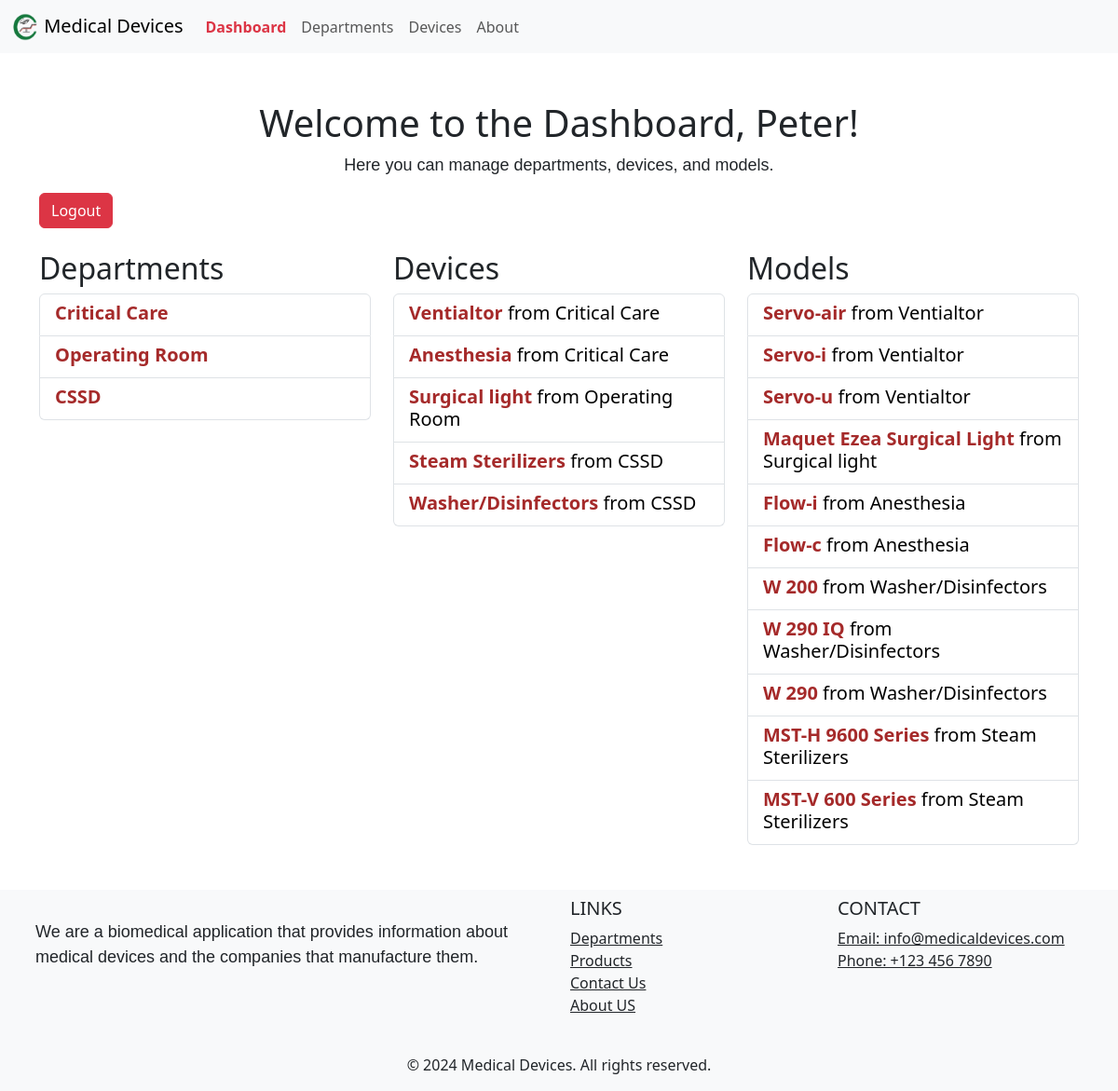
The page /dashboard (signed in) on the database as committed earlier.
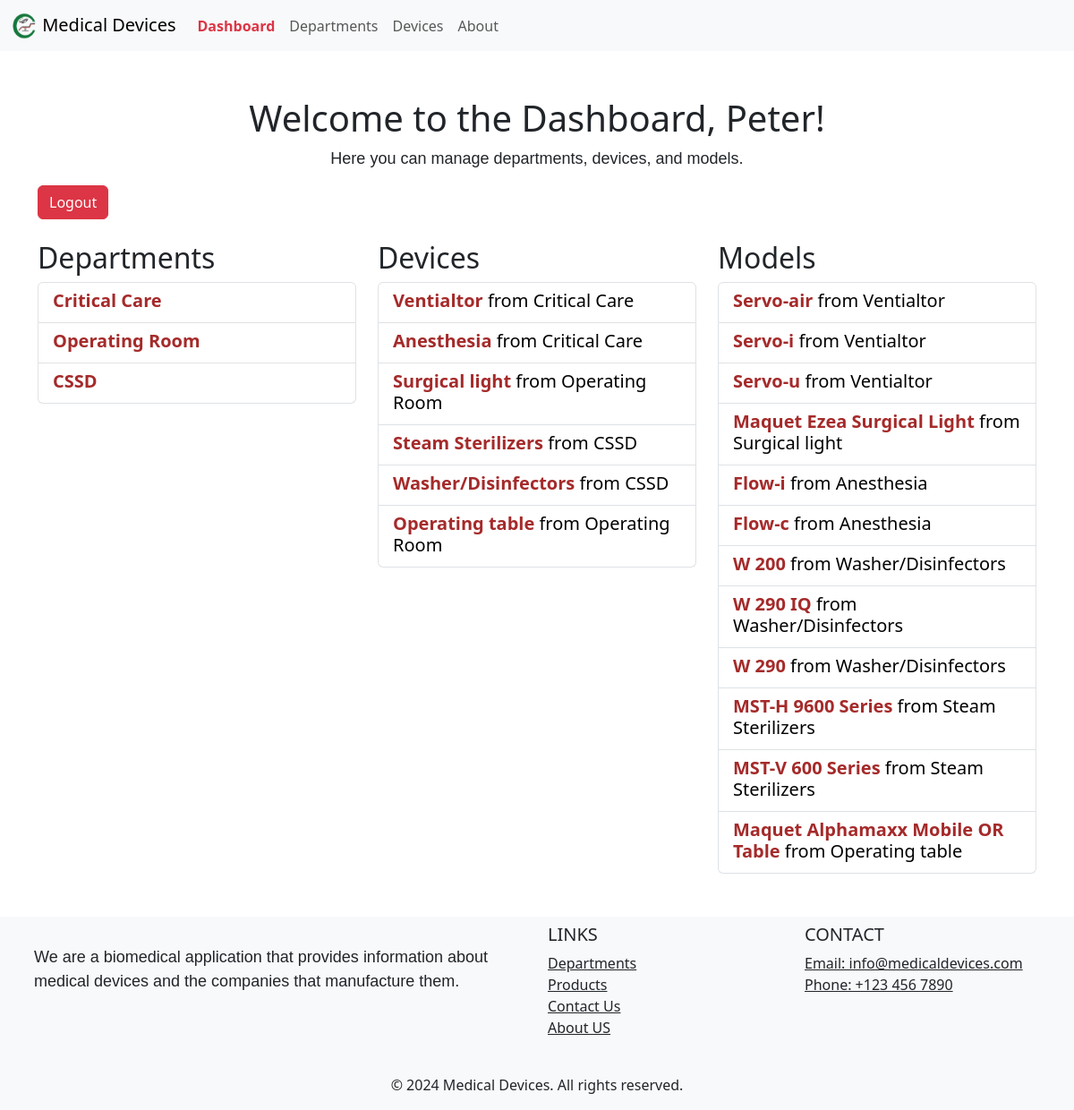
The same page on the database as committed later.
### app.py (models this page shows, shortened)
class Department(db.Model):
	id = db.Column(db.Integer, primary_key=True)
	department_name = db.Column(db.String(100), nullable=False)
	description = db.Column(db.Text, nullable=False)  # New field for department description
	devices = db.relationship('Device', backref='department', lazy=True)

class Device(db.Model):
	id = db.Column(db.Integer, primary_key=True)
	device_name = db.Column(db.String(100), nullable=False)
	description = db.Column(db.Text, nullable=False)  # New field for device description
	department_id = db.Column(db.Integer, db.ForeignKey('department.id'))
	models = db.relationship('Model', backref='device', lazy=True)

class Model(db.Model):
	id = db.Column(db.Integer, primary_key=True)
	model_name = db.Column(db.String(100), nullable=False)
	description = db.Column(db.Text, nullable=False)  # New field for model description
	image_filename = db.Column(db.String(100), nullable=False, default='logo2.png')
	device_id = db.Column(db.Integer, db.ForeignKey('device.id'))

### app.py (the view)
@app.route('/dashboard')
@login_required
def dashboard():
    departments = Department.query.all()  # Fetch all departments
    devices = Device.query.all()          # Fetch all devices
    models = Model.query.all()            # Fetch all models
    return render_template('dashboard.html', departments=departments, devices=devices, models=models)

### app.py (called while the page is built)
@login_manager.user_loader
def load_user(user_id):
	return User.query.get(int(user_id))

### Templates/dashboard.html
{% extends 'layout.html' %}
{% block content %}
<div class="container mt-5">
	<h1 class="text-center">Welcome to the Dashboard, {{ current_user.user_name }}!</h1>
	<p class="text-center">Here you can manage departments, devices, and models.</p>
	<div class="text-right mb-3">
		<a href="{{ url_for('logout') }}" class="btn btn-danger">Logout</a>
	</div>
	<div class="row mt-4">
		<div class="col-md-4">
			<h2>Departments</h2>
			<ul class="list-group">
				{% for department in departments %}
				<li class="list-group-item">
					<a href="{{ url_for('show_department', id = department.id) }}" style="text-decoration: none;">
						<h5 class="mb-1"><strong style="color: brown;">{{ department.department_name }}</strong></h5>
					</a>
				</li>
				{% endfor %}
			</ul>
		</div>
		<div class="col-md-4">
			<h2>Devices</h2>
			<ul class="list-group">
				{% for device in devices %}
				<li class="list-group-item">
					<a href="{{ url_for('show_device', id = device.id) }}" style="text-decoration: none; color: black;">
						<h5 class="mb-1"><strong style="color: brown;">{{ device.device_name }} </strong> from
							{{device.department.department_name}}</h5>
					</a>
				</li>
				{% endfor %}
			</ul>
		</div>
		<div class="col-md-4">
			<h2>Models</h2>
			<ul class="list-group">
				{% for model in models %}
				<li class="list-group-item">
					<a href="{{ url_for('show_model', id = model.id) }}" style="text-decoration: none; color: black;">
						<h5 class="mb-1"><strong style="color: brown;">{{ model.model_name }}</strong> from {{
							model.device.device_name }}</h5>
					</a>
				</li>
				{% endfor %}
			</ul>
		</div>
	</div>
</div>
{% endblock %}

Rows that differ between the two databases and show on the page:
added Device: device_name "Operating table", department.department_name "Operating Room"
added Model: model_name "Maquet Alphamaxx Mobile OR Table", device.device_name "Operating table"
